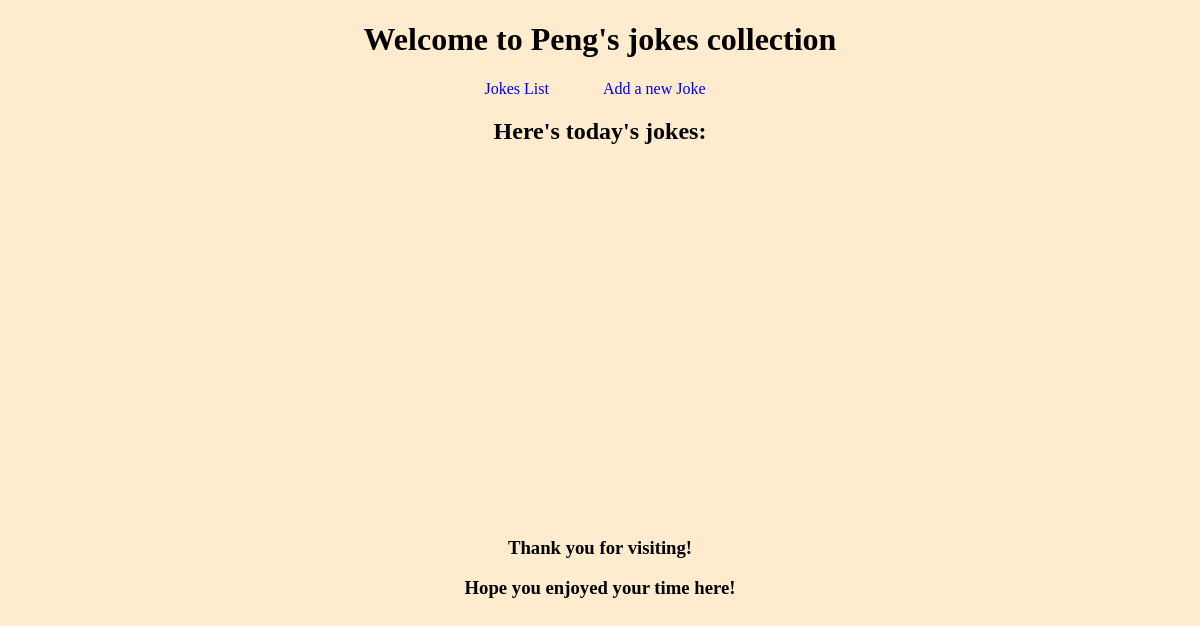
Before: / with the older database file.
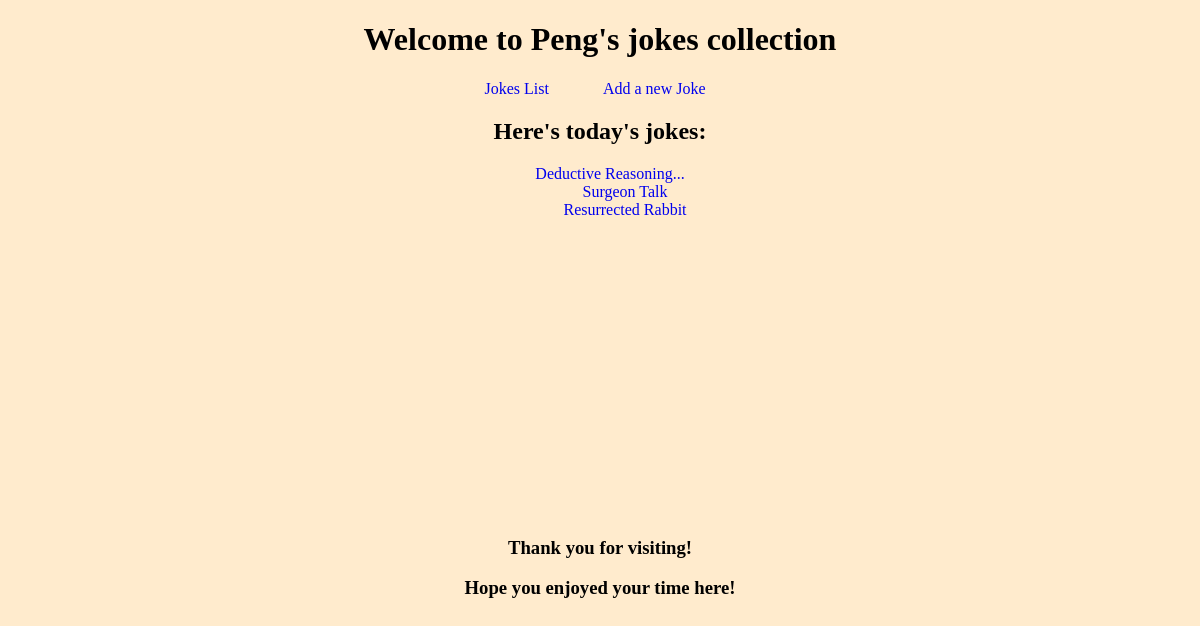
After: the same page with the newer database file.
### jokes/models.py (models this page shows, shortened)
class Content(models.Model):
    title = models.CharField(max_length = 64)
    author = models.ForeignKey('auth.User', on_delete=models.CASCADE)
    body = models.TextField()

### jokes/views.py (the view)
# urls.py: path('', JokesListView.as_view(), name='list'),
class JokesListView(ListView):
    template_name = 'list.html'
    model = Content

### templates/list.html (shortened to what this page needs)
{% extends 'base.html' %}
{% block content %}
<h2>Here's today's jokes:  </h2>
<ul>
  {% for joke in object_list %}
    <li>
      <a href="{% url 'details' joke.pk %}"> {{ joke.title }}</a> <br>
    </li>
  {% endfor %}
</ul>
{% endblock content%}

### templates/base.html (shortened to what this page needs)
{% load static %}
<!DOCTYPE html>
<html lang="en">
<head>
  <link rel="stylesheet" href="{% static 'css/base.css' %}">
</head>
<body>
  <header>
    <h1>Welcome to Peng's jokes collection</h1>
    <nav>
      <ul>
        <li>
          <a href="{% url 'list' %}">Jokes List</a>
        </li>
        <li>
          <a href="{% url 'new' %}">Add a new Joke</a>
        </li>
      </ul>
    </nav>
  </header>
  <main>
    {% block content %}
    {% endblock content %}
  </main>
  <footer>
    <h3>Thank you for visiting!</h3>
    <h3>Hope you enjoyed your time here!</h3>
  </footer>
</body>
</html>

### static/css/base.css (style rules this page uses)
body { background-color: blanchedalmond; }
header { width: 600px; margin-left: auto; margin-right: auto; text-align: center; }
main { width: 600px; min-height: 400px; margin-left: auto; margin-right: auto; text-align: center; }
footer { width: 600px; margin-left: auto; margin-right: auto; text-align: center; }
li { text-decoration: none; list-style: none; text-align: center; display: inline; margin-right: 30px; }
a { margin-right: 20px; text-decoration: none; }

Changed rows visible on the page:
added Content: title "Deductive Reasoning..."
added Content: title "Surgeon Talk"
added Content: title "Resurrected Rabbit"
